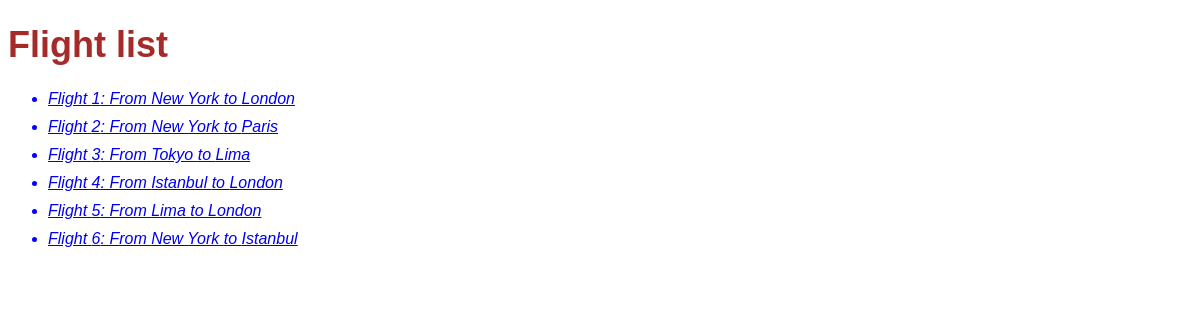
The page / on the database its author committed.
### flights/models.py (models this page shows, shortened)
class Flight(models.Model):
    origin = models.ForeignKey(Airport, on_delete=models.CASCADE, related_name="departures")
    destination = models.ForeignKey(Airport, on_delete=models.CASCADE, related_name="arrivals")
    duration = models.IntegerField()

class Airport(models.Model):
    code = models.CharField(max_length=3)
    city = models.CharField(max_length=64)

### flights/views.py (the view)
# urls.py: path("", views.index, name="index"),
def index(request):
    return render(request, "flights/index.html", {
        "flights": Flight.objects.all()
    })

### flights/templates/flights/index.html (shortened to what this page needs)
{% extends "flights/layout.html" %}
{% block main %}
    <h1>Flight list</h1>
    <ul>
        {% for flight in flights %}
        <li><a href="{% url 'flights:flight' flight_id=flight.id %}">Flight {{ flight.id }}: From {{ flight.origin.city }} to {{ flight.destination.city }}</a></li>
        {% empty %}
        <li>No flight</li>
        {% endfor %}
    </ul>
{% endblock %}

### flights/static/flights/styles.css (style rules this page uses)
li { font-family: sans-serif; font-size: 24; font-style: italic; }
h1 { font-family: arial; font-size: 36px; font-style: bold; }
h1 { color: brown; }
li { color: blue; margin-bottom: 10px; }

### rows shown on the page
Flight: id "1", origin.city "New York", destination.city "London"
Flight: id "2", origin.city "New York", destination.city "Paris"
Flight: id "3", origin.city "Tokyo", destination.city "Lima"
Flight: id "4", origin.city "Istanbul", destination.city "London"
Flight: id "5", origin.city "Lima", destination.city "London"
Flight: id "6", origin.city "New York", destination.city "Istanbul"
